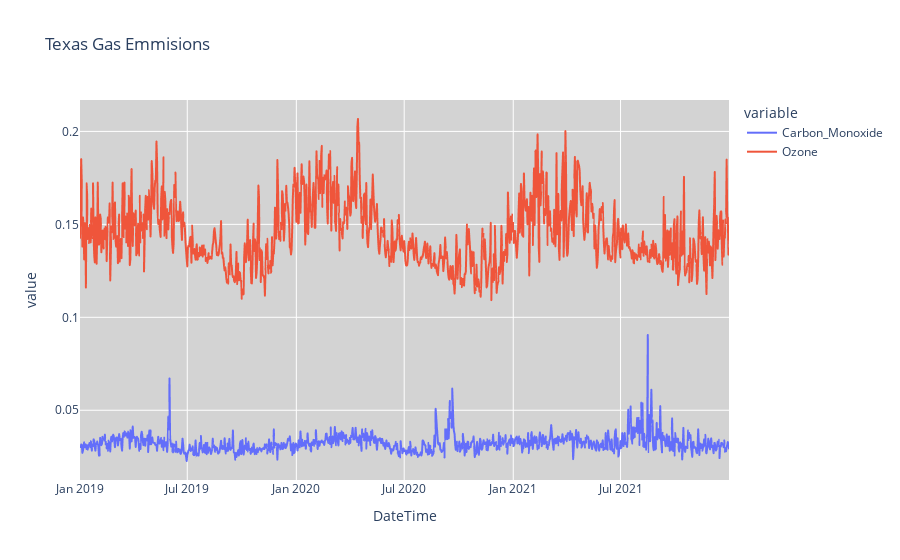

Write notebook code for a chart like this one.
### Code cell
#plotting Texas gas info over time
fig = px.line(texas_df , x=texas_df.index, y= ["Carbon_Monoxide", "Ozone"], title="Texas Gas Emmisions")
fig.layout.plot_bgcolor = '#D3D3D3'
fig.show()

### Figure 1 — Plotly figure (JSON) as saved in the notebook; plotly's stock layout.template omitted (floating-point values rounded to 4 significant figures; data arrays with more than 128 entries replaced by an {"elided": "..."} marker saying what was removed)
{"data": [{"hovertemplate": "variable=Carbon_Monoxide<br>DateTime=%{x}<br>value=%{y}<extra></extra>", "legendgroup": "Carbon_Monoxide", "line": {"color": "#636efa", "dash": "solid"}, "marker": {"symbol": "circle"}, "mode": "lines", "name": "Carbon_Monoxide", "showlegend": true, "type": "scattergl", "x": {"elided": "1086 str values"}, "xaxis": "x", "y": {"elided": "1086 float values"}, "yaxis": "y"}, {"hovertemplate": "variable=Ozone<br>DateTime=%{x}<br>value=%{y}<extra></extra>", "legendgroup": "Ozone", "line": {"color": "#EF553B", "dash": "solid"}, "marker": {"symbol": "circle"}, "mode": "lines", "name": "Ozone", "showlegend": true, "type": "scattergl", "x": {"elided": "1086 str values"}, "xaxis": "x", "y": {"elided": "1086 float values"}, "yaxis": "y"}], "layout": {"legend": {"title": {"text": "variable"}, "tracegroupgap": 0}, "plot_bgcolor": "#D3D3D3", "title": {"text": "Texas Gas Emmisions"}, "xaxis": {"anchor": "y", "domain": [0, 1], "title": {"text": "DateTime"}}, "yaxis": {"anchor": "x", "domain": [0, 1], "title": {"text": "value"}}}}
